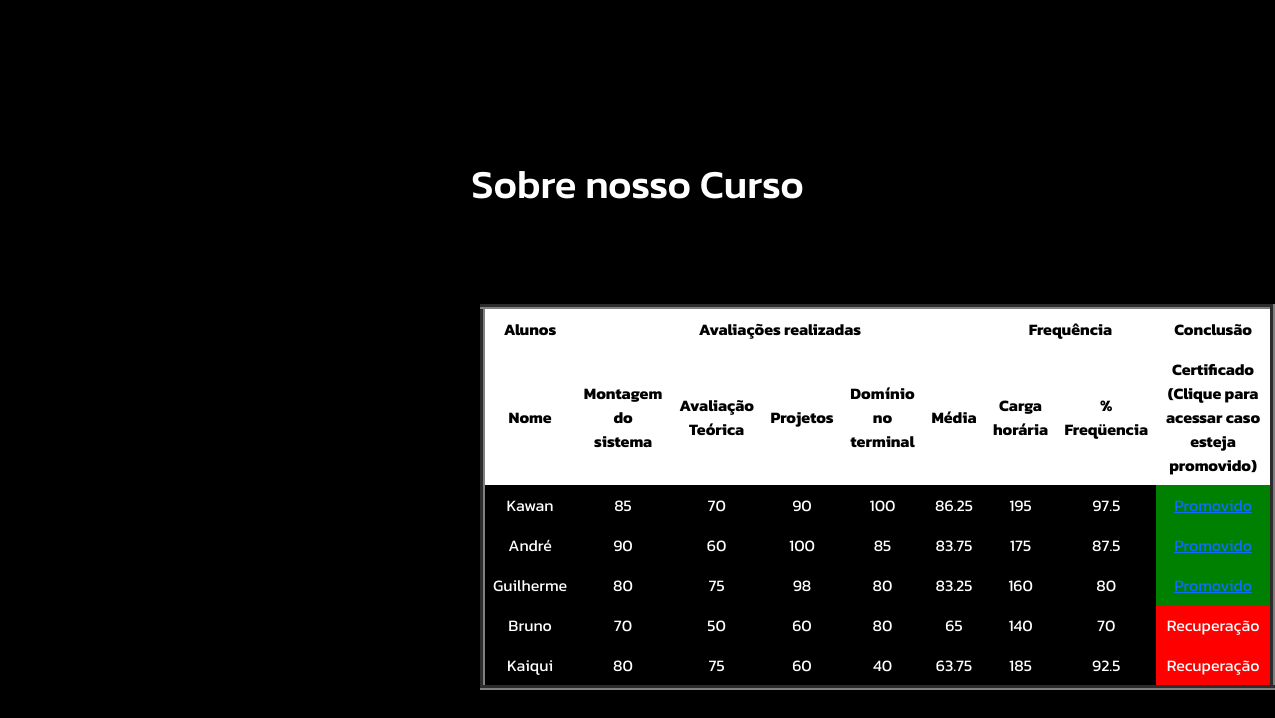
Screenshot of /Pages/apenasExibir.php with the database file from the repository.
### tables this page shows
create table aluno (
    nm_alu varchar(30) not null,
    email_alu varchar(254) not null,
    cpf_alu char(14) not null
);

create table avaliacao (
	alu_not varchar(30) not null,
    not_mont int(3) not null,
    not_teo int(3) not null,
    not_proj int(3) not null,
    not_terminal int(3) not null
);

create table frequencia (
	alu_freq varchar(30) not null,
    frequencia int(3) not null
);

### Pages/apenasExibir.php (the view, shortened to what this page needs)
<!DOCTYPE html>
    <html lang="pt-br">
        <head>
            <link href="https://cdn.jsdelivr.net/npm/bootstrap@5.3.2/dist/css/bootstrap.min.css"
                  rel="stylesheet"
>
            <link rel="stylesheet"
                  href="../CSS/estilos.css">
        </head>
        <body>
            <header>
                  <h1>Sobre nosso Curso</h1>
            </header>
            <main>
            <table border=5px>
                  <tr style="background-color: white; color: black">
                        <th colspan=1>Alunos</th>
                        <th colspan=5>Avaliações realizadas</th>
                        <th colspan=2>Frequência</th>
                        <th colspan=1>Conclusão</th>
                  </tr>
                  <tr style="background-color: white; color: black">
                        <th>Nome</th>
                        <th>Montagem do sistema</th>
                        <th>Avaliação Teórica</th>
                        <th>Projetos</th>
                        <th>Domínio no terminal</th>
                        <th>Média</th>
                        <th>Carga horária</th>
                        <th>% Freqüencia</th>
                        <th>Certificado (Clique para acessar caso esteja promovido)</th>
                  </tr>
                <?php
                  $host = "localhost:3307";
                  $usuario = "root";
                  $senha = "";
                  $bd = "LinuxExperts";
                  $conexao = mysqli_connect($host, $usuario, $senha, $bd);
                  $selectAlunos = mysqli_query($conexao, "select * from aluno;");
                  $selectAvaliacao = mysqli_query($conexao, "select * from avaliacao;");
                  $selectFrequencia = mysqli_query($conexao, "select * from frequencia;");
                  function certificado($media, $frequencia, $nm_alu) {
                        $hrefCertificado = "<a href='certificado.php?aluno=" . $nm_alu . "'>Promovido</a>";
                        if ( $media >= 80 && $frequencia >= 75 ) { return "<td style='background-color: green'>" . $hrefCertificado . "</td>"; }
                        else { return "<td style='background-color: red'>Recuperação </td>"; }
                  }
                  while ( $escreverAlunos = mysqli_fetch_array($selectAlunos) ) {
                        $escreverAvaliacao = mysqli_fetch_array($selectAvaliacao);
                        $escreverFrequencia = mysqli_fetch_array($selectFrequencia);
                        $media = ($escreverAvaliacao['not_mont'] + $escreverAvaliacao['not_teo'] + $escreverAvaliacao['not_proj'] + $escreverAvaliacao['not_terminal']) / 4;
                        $frequencia = ($escreverFrequencia['frequencia'] / 200) * 100 ;
                        $nm_alu = $escreverAlunos['nm_alu'];
                        echo "<tr>
                                    <td>" . $escreverAlunos['nm_alu'] . "</td>
                                    <td>" . $escreverAvaliacao['not_mont'] . "</td>
                                    <td>" . $escreverAvaliacao['not_teo'] . "</td>
                                    <td>" . $escreverAvaliacao['not_proj'] . "</td>
                                    <td>" . $escreverAvaliacao['not_terminal'] . "</td>
                                    <td>" . $media . "</td>
                                    <td>" . $escreverFrequencia['frequencia'] . "</td>
                                    <td>" . $frequencia . "</td>" .
                                    certificado($media, $frequencia, $nm_alu) .
                              "</tr>";
                  }
                  ?>
            </table>
            </main>
        </body>
    </html>

### CSS/estilos.css (style rules this page uses)
body { font-family: 'Kanit', 'sans-serif'; background-color: rgb(0, 0, 0); color: rgb(255, 255, 255); text-align: center; }
h1 { margin-top: 10rem; margin-bottom: 6rem; }

### Pages/apenasExibir.php (style rules this page uses)
table { margin-left: 30rem; }
th, td { padding: 0.5rem; }

### rows the page displays
aluno: nm_alu "Kawan", avaliacao.not_mont "85", avaliacao.not_teo "70", avaliacao.not_proj "90", avaliacao.not_terminal "100", avaliacao.not_mont+not_teo+not_proj "86.25", frequencia.frequencia "195", frequencia.frequencia "97.5"
aluno: nm_alu "André", avaliacao.not_mont "90", avaliacao.not_teo "60", avaliacao.not_proj "100", avaliacao.not_terminal "85", avaliacao.not_mont+not_teo+not_proj "83.75", frequencia.frequencia "175", frequencia.frequencia "87.5"
aluno: nm_alu "Guilherme", avaliacao.not_mont "80", avaliacao.not_teo "75", avaliacao.not_proj "98", avaliacao.not_terminal "80", avaliacao.not_mont+not_teo+not_proj "83.25", frequencia.frequencia "160", frequencia.frequencia "80"
aluno: nm_alu "Bruno", avaliacao.not_mont "70", avaliacao.not_teo "50", avaliacao.not_proj "60", avaliacao.not_terminal "80", avaliacao.not_mont+not_teo+not_proj "65", frequencia.frequencia "140", frequencia.frequencia "70", shows "Recuperação"
aluno: nm_alu "Kaiqui", avaliacao.not_mont "80", avaliacao.not_teo "75", avaliacao.not_proj "60", avaliacao.not_terminal "40", avaliacao.not_mont+not_teo+not_proj "63.75", frequencia.frequencia "185", frequencia.frequencia "92.5", shows "Recuperação"
